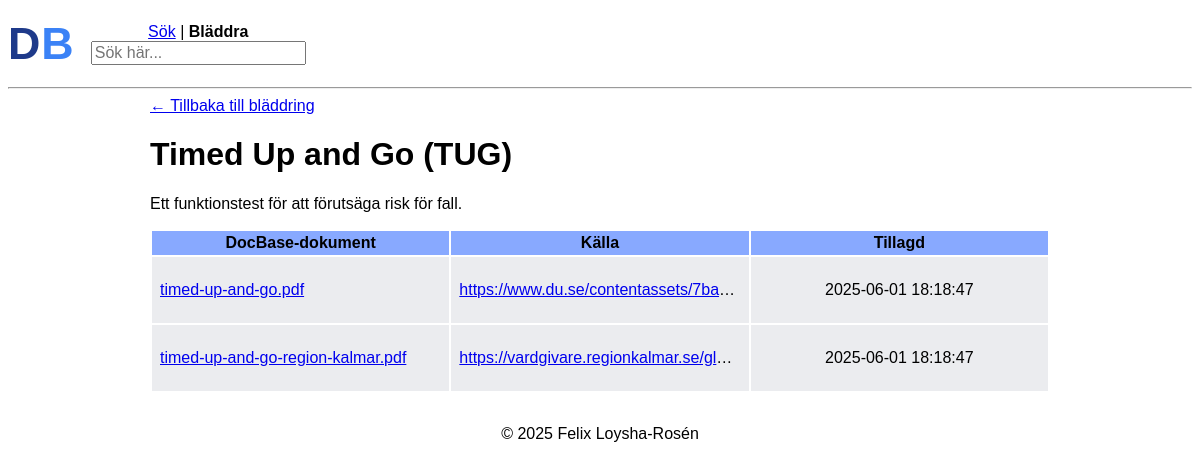
The app's page /1?from= with its own data.
### tables this page shows
CREATE TABLE docs (
    id INTEGER PRIMARY KEY AUTOINCREMENT,
    name TEXT NOT NULL UNIQUE,
    abbreviation TEXT,
    description TEXT NOT NULL,
    keywords TEXT,
    date_added TIMESTAMP DEFAULT CURRENT_TIMESTAMP
);

CREATE TABLE links (
    id INTEGER PRIMARY KEY AUTOINCREMENT,
    doc_id INTEGER NOT NULL,
    docbase_link TEXT,
    source_link TEXT,
    votes INTEGER DEFAULT 0,
    date_added TIMESTAMP DEFAULT CURRENT_TIMESTAMP,
    FOREIGN KEY (doc_id) REFERENCES docs(id) ON DELETE CASCADE
);

### app.py (the view)
@app.route("/<int:id>")
def show_detail(id):
    if id <= 0:
        return "Invalid ID", 400
    referrer = request.args.get("from", "")
    conn = get_db_connection()
    doc = conn.execute(
        "SELECT * FROM docs WHERE id = ?",
        (id,),
    ).fetchone()
    if doc is None:
        return "doc not found", 404
    links = conn.execute(
        "SELECT * FROM links WHERE doc_id = ?",
        (id,),
    ).fetchall()
    conn.close()
    return render_template("detail.html", doc=doc, links=links, referrer=referrer)

### app.py (called while the page is built)
def get_db_connection():
    conn = sqlite3.connect("docbase.db")
    conn.row_factory = sqlite3.Row
    return conn

### templates/detail.html (shortened to what this page needs)
{% extends "base.html" %}
{% block body %}
    <header class="search-header">
        <div class="text-logo">
            <a href="{{ url_for('index') }}" class="logo"><span class="doc">D</span><span class="base">B</span></a>
        </div>
        <div class="search-bar">
            {% if referrer %}
            <p><strong>Sök</strong> | <a href="{{ url_for('browse') }}">Bläddra</a></p>
            {% else %}
            <p><a href="{{ url_for('search') }}">Sök</a> | <strong>Bläddra</strong></p>
            {% endif %}
            <form action="/s" method="get">
                <input class="q" autocomplete="off" autofocus name="q" placeholder="Sök här..." type="search">
            </form>
        </div>
    </header>
    <main class="main-detail">
        <hr>
        <div class="detail-outer-container">
            <div class="detail-inner-container">
                <div class="back-button">
                    {% if referrer %}
                        <a href="{{ url_for('search', q=referrer) }}" class="back-link">← Tillbaka till sökresultaten</a>
                    {% else %}
                        <a href="{{ url_for('browse') }}" class="back-link">← Tillbaka till bläddring</a>
                    {% endif %}
                </div>
                <h1>
                    {{ doc.name }}
                    {% if doc.abbreviation %}
                        ({{ doc.abbreviation }})
                    {% endif %}
                </h1>
                {% if doc.description %}
                <p>{{ doc.description }}</p>
                {% endif %}
                {% if links %}
                <table class="links-table">
                    <tr>
                        {% if links|selectattr('docbase_link')|list %}
                            <th>DocBase-dokument</th>
                        {% endif %}
                        {% if links|selectattr('source_link')|list %}
                            <th>Källa</th>
                        {% endif %}
                        <th>Tillagd</th>
                    </tr>
                    {% for link in links %}
                    <tr>
                        {% if links|selectattr('docbase_link')|list %}
                            {% if link.docbase_link %}
                            <td>
                                <p class="links-table-link">
                                    <a href="static/files/{{ link.docbase_link }}">
                                        {{ link.docbase_link }}
                                    </a>
                                </p>
                            </td>
                            {% else %}
                            <td></td>
                            {% endif %}
                        {% endif %}
                        {% if link.source_link %}
                        <td>
                            <p class="links-table-link">
                                <a href="{{ link.source_link }}">
                                    {{ link.source_link }}
                                </a>
                            </p>
                        </td>
                        {% endif %}
                        <td class="date-added">
                            <p>{{ link.date_added }}</p>
                        </td>
                    </tr>
                    {% endfor %}
                </table>
                {% endif %}
            </div>
        </div>
    </main>
{% endblock %}

### templates/base.html (shortened to what this page needs)
<!DOCTYPE html>
<html lang="sv">
    <head>
        <link href="static/style.css" rel="stylesheet">
    </head>
    <body>
        {% block body %}
        {% endblock %}
        <footer>
            <p>&copy; <span class="copy-year"></span> Felix Loysha-Rosén</p>
        </footer>
    </body>
</html>

### static/style.css (style rules this page uses)
html { font-family: Arial, Helvetica, sans-serif; }
.detail-outer-container { display: flex; flex-direction: column; align-items: center; justify-content: center; width: 100%; }
.detail-inner-container { width: 100%; max-width: 900px; padding: 0 20px; }
.text-logo { font-family: 'Arial', sans-serif; font-size: 2.8em; font-weight: bold; color: #2563eb; padding: 10px 0; letter-spacing: 1px; }
.text-logo .doc { color: #1e3a8a; }
.text-logo .base { color: #3b82f6; }
.logo { text-decoration: none; }
.search-header { display: flex; align-items: center; gap: 1em; }
th { padding: 3px; background-color: rgb(136, 169, 255); }
.q { max-width: 300px; font-size: 16px; }
.search-bar p { margin: 0; text-align: center; }
tr { background-color: rgba(227, 229, 233, 0.715) }
td { padding: 0 3px; }
footer { text-align: center; }
.links-table-link { overflow: hidden; text-overflow: ellipsis; white-space: nowrap; display: block; }
.links-table { max-width: 900px; width: 100%; table-layout: fixed; margin: 1em 0; }
.links-table td { max-width: 0; overflow: hidden; padding: 8px; }
.date-added { text-align: center !important; }

### records on screen
docs: name "Timed Up and Go", abbreviation "TUG", description "Ett funktionstest för att förutsäga risk för fall."
links: docbase_link "timed-up-and-go.pdf", source_link "https://www.du.se/contentassets/7ba…", date_added "2025-06-01 18:18:47"
links: docbase_link "timed-up-and-go-region-kalmar.pdf", source_link "https://vardgivare.regionkalmar.se/gl…", date_added "2025-06-01 18:18:47"
